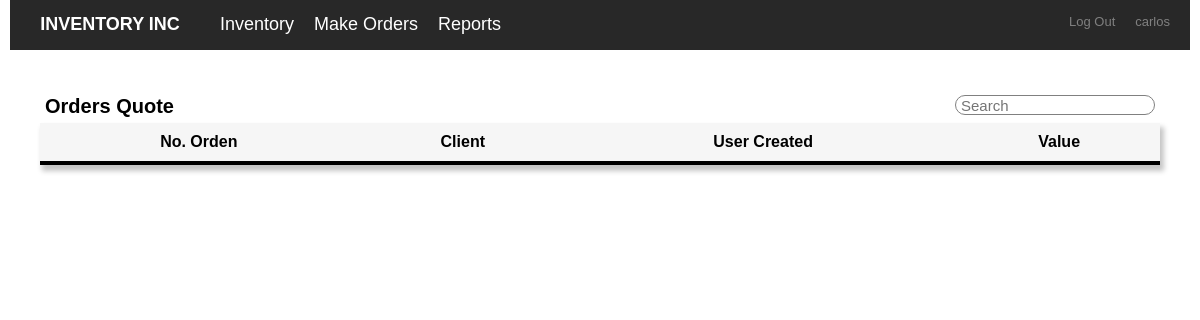
The app's page /inventory/order-list/Quote (signed in), older data.
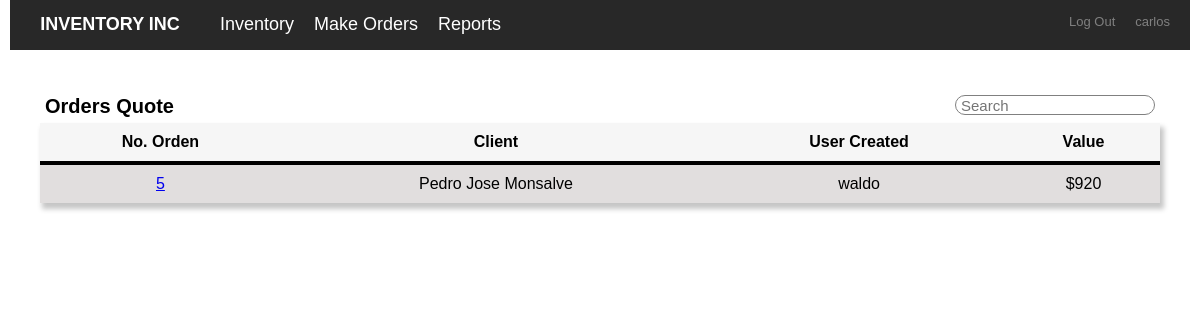
The same page, newer data.
### inventory/models.py (models this page shows)
class Order(models.Model):
    kind = models.CharField(max_length=192, null=True)
    value = models.IntegerField()
    client = models.ForeignKey(Client, on_delete = models.CASCADE, related_name="order_client")
    user = models.ForeignKey(User, on_delete = models.CASCADE, related_name="order_user")
    date = models.DateTimeField(auto_now_add=True, null=True, blank=True)
    description = models.CharField(max_length=255, null=True)

class Client(models.Model):
    name = models.CharField(max_length=192, null=True)
    lastname = models.CharField(max_length=192, null=True)
    tel =  models.IntegerField()
    id_number = models.IntegerField()

class User(AbstractUser):
    pass

### inventory/views.py (the view)
# urls.py: path('order-list/<str:kind>',views.show_orders, name='show_orders'),
def show_orders(request, kind):
    orders = Order.objects.filter(kind = kind)
    return render(request, "inventory/order-list.html",{"orders":orders ,"order_type":kind})

### inventory/templates/inventory/order-list.html (shortened to what this page needs)
{% extends "inventory/layout.html" %}
{% block body %}
<div class="page">
    <div class="container ft-center">
        <div class="head-cont">
            <strong>Orders {{order_type}}</strong>
            <input class="head-cont" id="searchTerm" type="text" onkeyup="search_item()" placeholder="Search">
        </div>
        <table id="date-table">
            <thead>
                <th>No. Orden</th>
                <th>Client</th>
                <th>User Created</th>
                <th>Value</th>
            </thead>
            {% for order in orders %}
            <tr>
                <td> <a href="/inventory/show-order/{{order.id}}"> {{order.id}}  </a> </td>
                <td>{{order.client.name}} {{order.client.lastname}} </td>
                <td>{{order.user.username}} </td>
                <td>${{order.value}} </td>
            </tr>
            {% endfor %}
        </table>
    </div>
</div>
{% endblock %}

Row changes from the older to the newer data that the page shows:
added Order: kind "Quote", id "5", client.name "Pedro Jose", client.lastname "Monsalve", user.username "waldo", value "920"
Text that changed along with them:
{{ order_type }}: "Quote" → (not shown)
